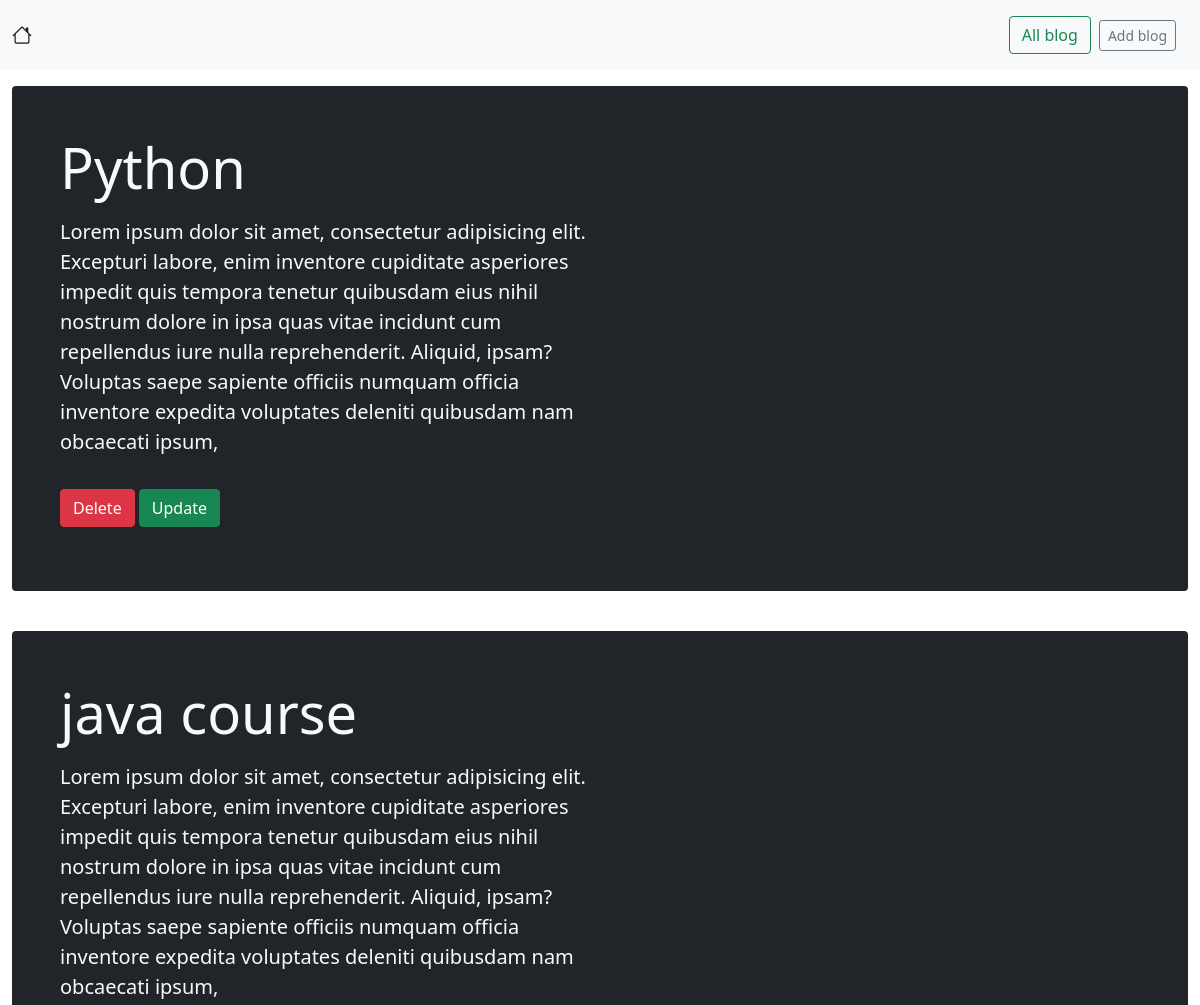
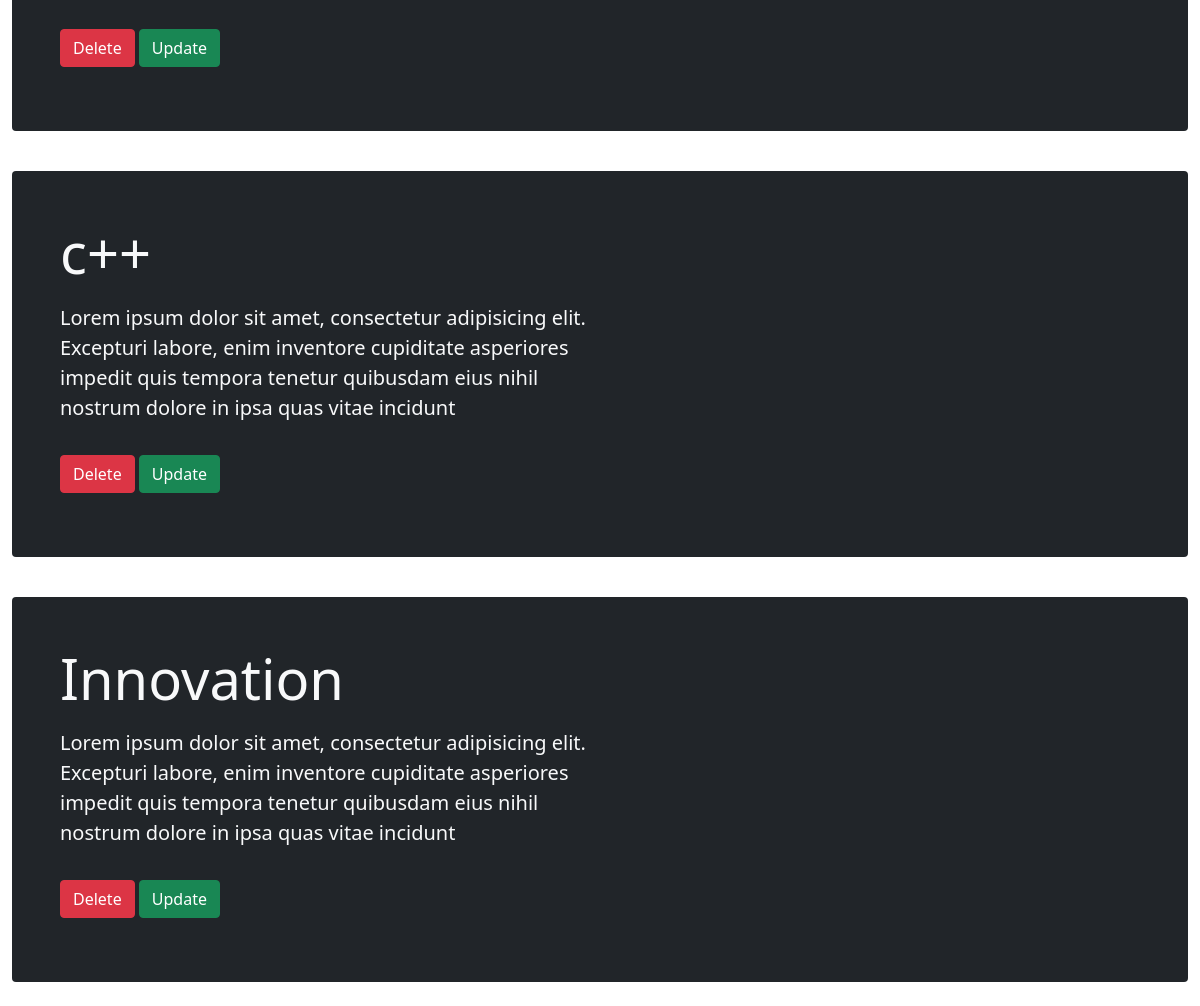
The page / on the database its author committed (2 pictures, top to bottom).
### App/models.py (models this page shows, shortened)
class blobmodel(models.Model):
    title=models.CharField(max_length=122)
    desc=models.TextField(max_length=250)

### App/views.py (the view)
# urls.py: path('',views.index,name="Home"),
def index(request):
    var=blobmodel.objects.all()
    context={'name':var}
    return render(request,'index.html',context)

### template/index.html (shortened to what this page needs)
{% extends 'base.html' %}
{% block body %}
    {% if name %}
    {% for i in name %}
    <div class="container-fluid pt-3">
        <div class="p-5 p-md-5 mb-4  text-light rounded bg-dark">
            <div class="col-md-6 px-0">
              <h1 class="display-4 ">{{ i.title }}</h1>
              <p class="lead my-3">
                {{ i.desc }}
              </p>
            <span><form action="{% url 'Del_btn' i.id %}" method="post" onsubmit="return deletefunc() ">
                <button type="submit"  class="btn btn-danger">Delete</button>
                <a href="{% url 'updateName' i.id %}" class="btn btn-success my-3">Update</a>
              </form>
            </span>
            </div>
        </div>
    </div>
    {% endfor %}
    {% endif %}
{% endblock body %}

### template/base.html (shortened to what this page needs)
<!doctype html>
<html lang="en">
  <head>
    <link href="https://cdn.jsdelivr.net/npm/bootstrap@5.0.2/dist/css/bootstrap.min.css" rel="stylesheet">
    <link rel="stylesheet" href="https://cdn.jsdelivr.net/npm/bootstrap-icons@1.10.5/font/bootstrap-icons.css">
  </head>
  <body>
        <nav class="navbar navbar-light bg-light">
            <div class="container-fluid">
              <a class="navbar-brand" href="{% url 'Home' %}"><i class="bi bi-house"></i></a>
              <nav class="navbar navbar-light bg-light">
                <form class="container-fluid justify-content-start">
                  <a href="{% url 'Home' %}" class="btn btn-outline-success me-2">All blog</a>
                  <a href="{% url 'Add' %}" class="btn btn-sm btn-outline-secondary">Add blog</a>
                </form>
              </nav>
            </div>
          </nav>
    {% block body %} {% endblock body %}
  </body>
</html>

### rows shown on the page
blobmodel: title "Python", desc "Lorem ipsum dolor sit amet, consectetur adipisicing elit. Excepturi labore, enim inventore cupiditate asperiores impedit quis tempora tenetur quibusdam eius nihil nostrum dolore in ipsa quas vitae incidunt cum repellendus iure nulla reprehenderit. Aliquid, ipsam? Voluptas saepe sapiente officiis numquam officia inventore expedita voluptates deleniti quibusdam nam obcaecati ipsum,"
blobmodel: title "java course", desc "Lorem ipsum dolor sit amet, consectetur adipisicing elit. Excepturi labore, enim inventore cupiditate asperiores impedit quis tempora tenetur quibusdam eius nihil nostrum dolore in ipsa quas vitae incidunt cum repellendus iure nulla reprehenderit. Aliquid, ipsam? Voluptas saepe sapiente officiis numquam officia inventore expedita voluptates deleniti quibusdam nam obcaecati ipsum,"
blobmodel: title "c++", desc "Lorem ipsum dolor sit amet, consectetur adipisicing elit. Excepturi labore, enim inventore cupiditate asperiores impedit quis tempora tenetur quibusdam eius nihil nostrum dolore in ipsa quas vitae incidunt"
blobmodel: title "Innovation", desc "Lorem ipsum dolor sit amet, consectetur adipisicing elit. Excepturi labore, enim inventore cupiditate asperiores impedit quis tempora tenetur quibusdam eius nihil nostrum dolore in ipsa quas vitae incidunt"
